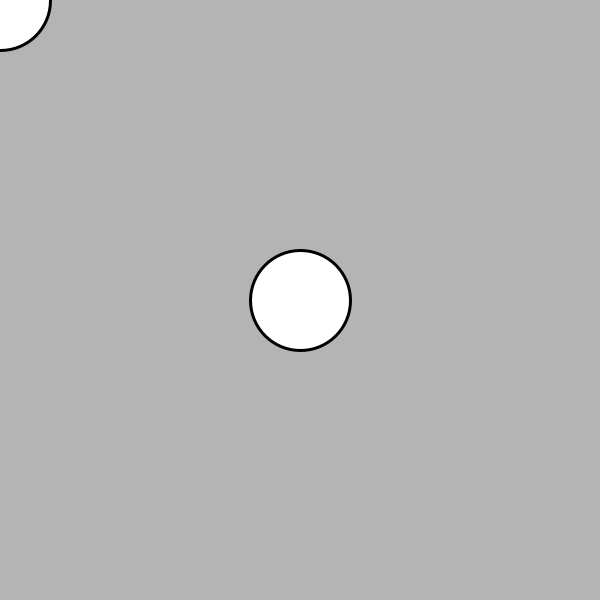
Frame 1 (no input)
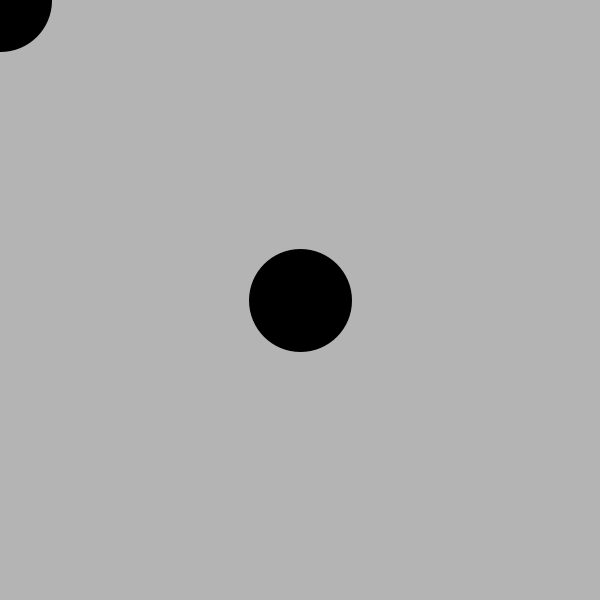
Frame 60 (the mouse pressed at the canvas centre just before this capture)
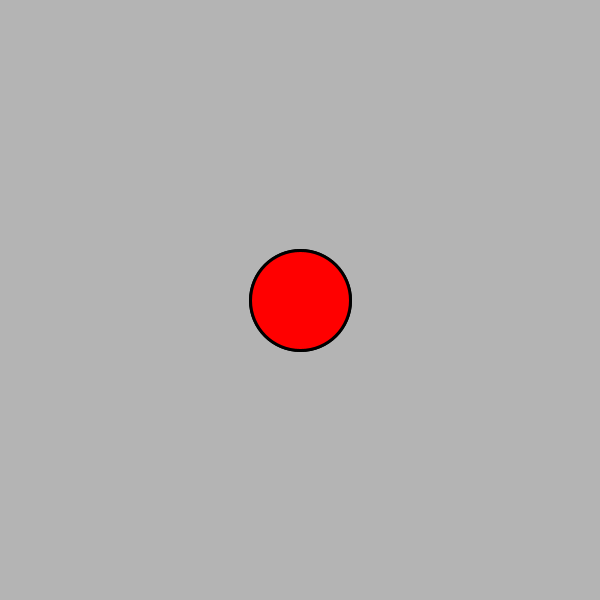
Frame 120 (the mouse held since frame 60 and released just before this capture)

The Processing sketch that drew these frames (run headless with seeded random() and noise(); from frame 60 on, the mouse is pressed at the canvas centre):

// Processing sketch: FinalCircleCollisions_241217a_
// ── FinalCircleCollisions_241217a_.pde
int size;
PVector pos1;
void setup(){
  size(600,600);
  size=100;
  pos1=new PVector (width/2.0,height/2.0);
  
}
void draw(){
  background(180);
  stroke(0);
  strokeWeight(3);
  circle(pos1.x,pos1.y,size);
  circle(mouseX,mouseY,size);
  boolean isColliding=(dist(pos1.x,pos1.y,mouseX,mouseY)<size/2);
  if (isColliding){
    fill(#ff0000);//red
    isColliding=true;
    println("true");
   
  }else{
    isColliding=false;
    fill(0);//black
    println(false);
  }

}
